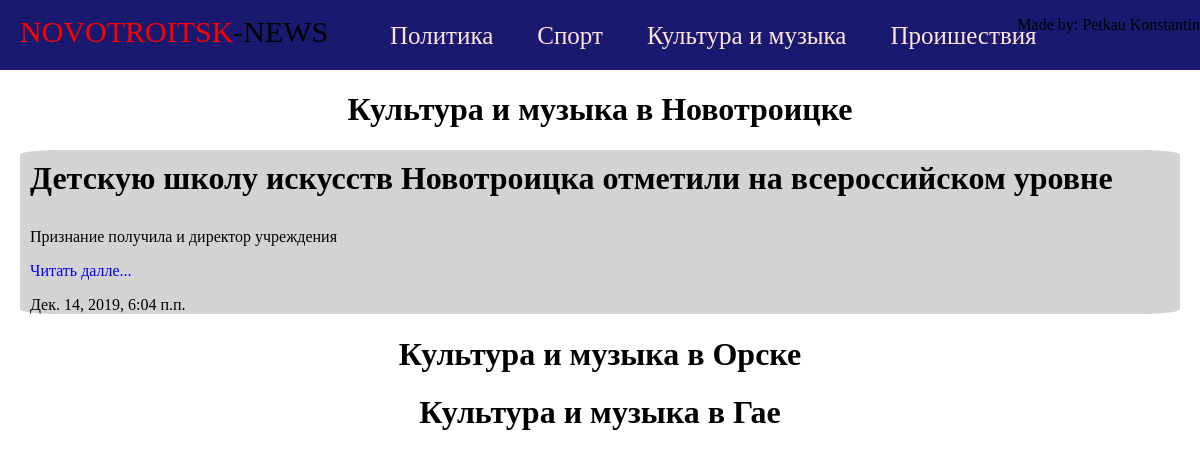
/Культура и музыка, run on the app's committed database.
### main/models.py (models this page shows, shortened)
class Category(models.Model):
	name = models.CharField(max_length = 100, verbose_name = 'Категория')
	class Meta:
		verbose_name = 'Категория'
		verbose_name_plural = 'Категории'
	def __str__(self):
		return self.name

class News_Article(models.Model):
	title = models.CharField(max_length = 100, verbose_name = 'Заголовок')
	subtitle = models.CharField(max_length = 300, verbose_name = 'Подзаголовок')
	text = models.TextField(verbose_name = 'Текст статьи')
	pub_date = models.DateTimeField(auto_now_add = True)
	citie = models.ForeignKey(Citie, on_delete = models.PROTECT, verbose_name = 'Город')
	category = models.ForeignKey(Category, on_delete = models.PROTECT, verbose_name = 'Категория')
	class Meta:
		verbose_name = 'Новостная статья'
		verbose_name_plural = 'Новостные статьи'
		ordering = ['-pub_date']

### main/views.py (the view)
# urls.py: path('<str:category_name>', views.category, name = 'category'),
def category(request, category_name):
	a = Category.objects.get(name = category_name)
	novotroitsk_news = News_Article.objects.filter(citie = 1, category = a.id)[:15]
	orsk_news = News_Article.objects.filter(citie = 2, category = a.id)[:15]
	guy_news = News_Article.objects.filter(citie = 3, category = a.id)[:15]
	return render(request, 'main/category.html', {'category': a, 'novotroitsk_news': novotroitsk_news, 'orsk_news': orsk_news, 'guy_news': guy_news})

### templates/main/category.html (shortened to what this page needs)
{%extends "base.html"%}
{%block content%}
    <h1 class='citie'>{{category}} в Новотроицке</h1>
    {%for i in novotroitsk_news%}
        <div>
        	<h1>{{i.title}}</h1>
        	<p>{{i.subtitle}}</p>
        	<a href='{%url "article" i.id%}'>Читать далле...</a>
        	<p>{{i.pub_date}}</p>
        </div>
    {%endfor%}
    <h1 class='citie'>{{category}} в Орске</h1>
    <h1 class='citie'>{{category}} в Гае</h1>
{%endblock%}

### static/main/style.css (style rules this page uses)
body { margin:0; padding:0; }
div { margin:20px; background:#D3D3D3; border-radius:3%; }
div h1 { padding:10px; }
div p { padding-left:10px; }
div a { padding-left:10px; text-decoration: none; }
.citie { text-align:center; }

### data on the page
Category: name "Культура и музыка"
News_Article: title "Детскую школу искусств Новотроицка отметили на всероссийском уровне", subtitle "Признание получила и директор учреждения", pub_date "Дек. 14, 2019, 6:04 п.п."
